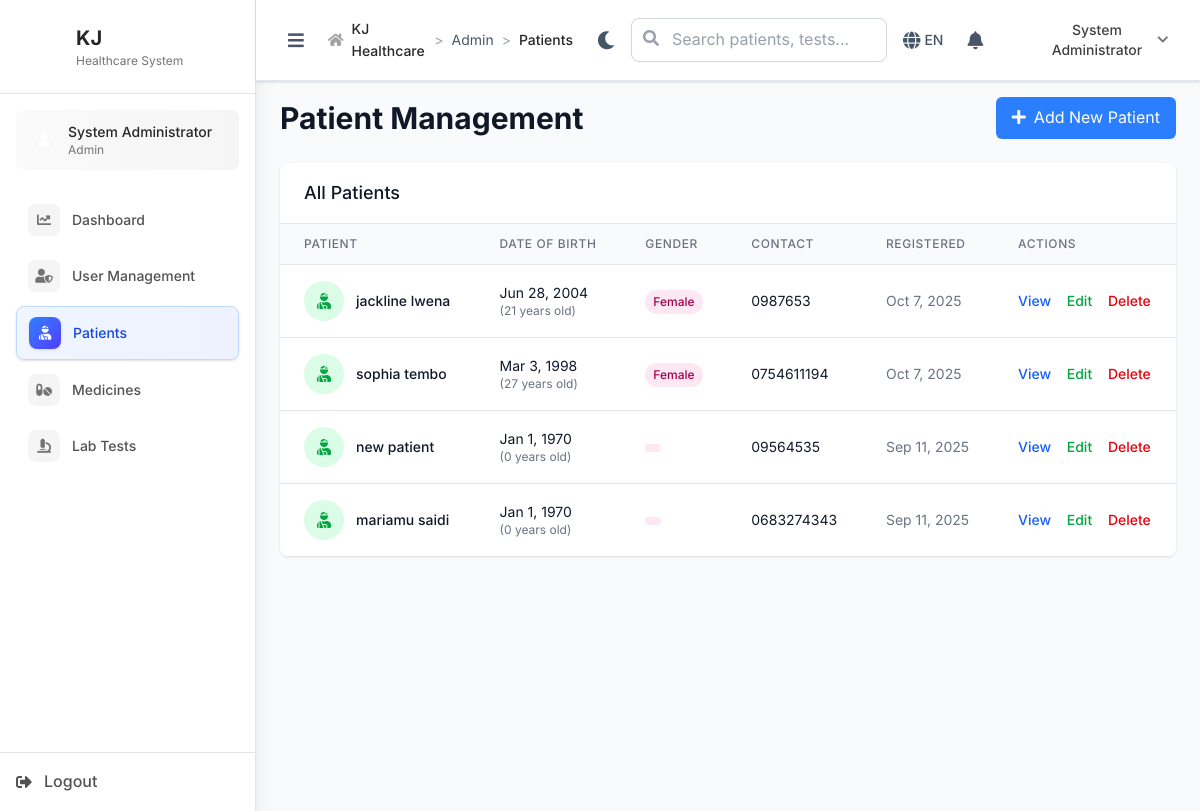
Page /admin/patients (signed in) on the earlier database version.
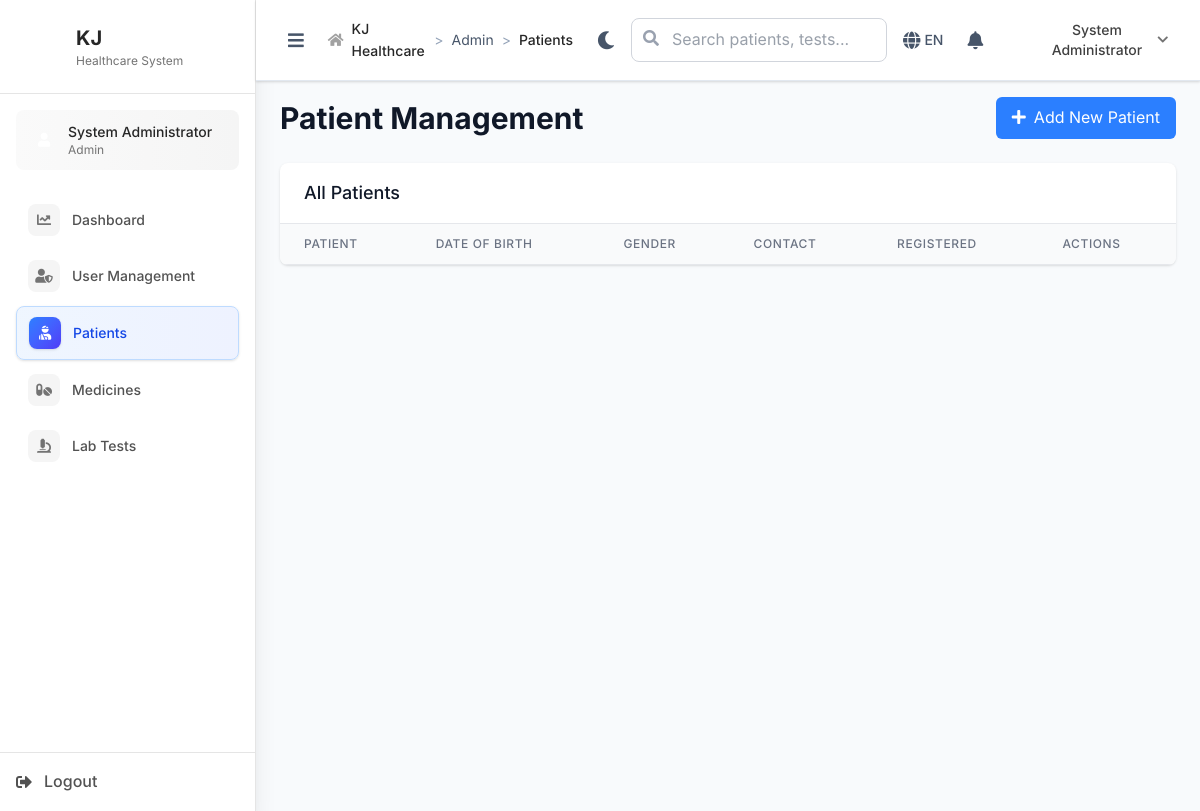
Same page on the later database version.
### tables this page shows
CREATE TABLE `patients` (
  `id` INT(11) NOT NULL AUTO_INCREMENT,
  `registration_number` VARCHAR(20) NOT NULL UNIQUE,
  `first_name` VARCHAR(50) NOT NULL,
  `last_name` VARCHAR(50) NOT NULL,
  `date_of_birth` DATE DEFAULT NULL,
  `gender` ENUM('male','female','other') DEFAULT NULL,
  `phone` VARCHAR(20) DEFAULT NULL,
  `email` VARCHAR(100) DEFAULT NULL,
  `address` TEXT DEFAULT NULL,
  `occupation` VARCHAR(100) DEFAULT NULL,
  `emergency_contact_name` VARCHAR(100) DEFAULT NULL,
  `emergency_contact_phone` VARCHAR(20) DEFAULT NULL,
  `blood_group` VARCHAR(5) DEFAULT NULL COMMENT 'A+, B-, O+, etc',
  `allergies` TEXT DEFAULT NULL COMMENT 'Known allergies',
  `chronic_conditions` TEXT DEFAULT NULL COMMENT 'Diabetes, Hypertension, etc',
  `insurance_company` VARCHAR(100) DEFAULT NULL COMMENT 'Future use',
  `insurance_number` VARCHAR(50) DEFAULT NULL COMMENT 'Future use',
  `created_at` TIMESTAMP NOT NULL DEFAULT CURRENT_TIMESTAMP,
  `updated_at` TIMESTAMP NOT NULL DEFAULT CURRENT_TIMESTAMP ON UPDATE CURRENT_TIMESTAMP,
  PRIMARY KEY (`id`),
  KEY `idx_patients_reg_number` (`registration_number`),
  KEY `idx_patients_phone` (`phone`),
  KEY `idx_patients_name` (`first_name`, `last_name`)
);

### includes/BaseController.php (called while the page is built, shortened)
<?php
class BaseController {
    public function __construct() {
        global $pdo;
        $this->pdo = $pdo;
    }
    protected function render($view, $data = []) {
        extract($data);
        include __DIR__ . "/../views/{$view}.php";
        include __DIR__ . '/../views/layouts/main.php';
    }
}
?>

### controllers/AdminController.php (called while the page is built, shortened)
<?php
require_once __DIR__ . '/../includes/BaseController.php';
class AdminController extends BaseController {
    public function patients() {
        $patients = $this->pdo->query("SELECT id, first_name, last_name, date_of_birth, gender, phone, email, created_at FROM patients ORDER BY created_at DESC")->fetchAll();
        $this->render('admin/patients', [
            'patients' => $patients
        ]);
    }
}
?>

### index.php (called while the page is built, shortened)
<?php
$request = $_SERVER['REQUEST_URI'];
$path = parse_url($request, PHP_URL_PATH);
if (strpos($path, BASE_PATH) === 0) {
    $path = substr($path, strlen(BASE_PATH));
}
$path = ltrim($path, '/');
$segments = explode('/', $path);
$controller = $segments[0] ?? 'auth';
$action = $segments[1] ?? 'login';
try {
    $controllerInstance = new $controllerClass();
    $params = array_slice($segments, 2);
    call_user_func_array([$controllerInstance, $action], $params);
} catch (Throwable $e) {
    Logger::error("Error in controller: " . $e->getMessage(), [
        'controller' => $controller,
        'action' => $action,
        'file' => $e->getFile(),
        'line' => $e->getLine(),
        'trace' => $e->getTraceAsString()
    ]);
    error_log("Error in controller: " . $e->getMessage());
    http_response_code(500);
    echo "Internal server error";
}
?>

### views/admin/patients.php (the view, shortened to what the rows shown need)
<div class="space-y-6">
    <div class="flex items-center justify-between">
        <h1 class="text-3xl font-bold text-gray-900">Patient Management</h1>
    </div>
    <div class="bg-white rounded-lg shadow overflow-hidden">
        <div class="overflow-x-auto">
            <table class="min-w-full divide-y divide-gray-200">
                <thead class="bg-gray-50">
                    <tr>
                        <th class="px-6 py-3 text-left text-xs font-medium text-gray-500 uppercase tracking-wider">Patient</th>
                        <th class="px-6 py-3 text-left text-xs font-medium text-gray-500 uppercase tracking-wider">Date of Birth</th>
                        <th class="px-6 py-3 text-left text-xs font-medium text-gray-500 uppercase tracking-wider">Gender</th>
                        <th class="px-6 py-3 text-left text-xs font-medium text-gray-500 uppercase tracking-wider">Contact</th>
                        <th class="px-6 py-3 text-left text-xs font-medium text-gray-500 uppercase tracking-wider">Registered</th>
                        <th class="px-6 py-3 text-left text-xs font-medium text-gray-500 uppercase tracking-wider">Actions</th>
                    </tr>
                </thead>
                <tbody class="bg-white divide-y divide-gray-200">
                    <?php foreach ($patients as $patient): ?>
                    <tr class="hover:bg-gray-50">
                        <td class="px-6 py-4 whitespace-nowrap">
                            <div class="flex items-center">
                                <div class="w-10 h-10 bg-green-100 rounded-full flex items-center justify-center mr-3">
                                    <i class="fas fa-user-injured text-green-600"></i>
                                </div>
                                <div>
                                    <div class="text-sm font-medium text-gray-900">
                                        <?php echo htmlspecialchars($patient['first_name'] . ' ' . $patient['last_name']); ?>
                                    </div>
                                </div>
                            </div>
                        </td>
                        <td class="px-6 py-4 whitespace-nowrap text-sm text-gray-900">
                            <?php echo date('M j, Y', strtotime($patient['date_of_birth'])); ?>
                            <div class="text-xs text-gray-500">
                                (<?php echo date_diff(date_create($patient['date_of_birth']), date_create('today'))->y; ?> years old)
                            </div>
                        </td>
                        <td class="px-6 py-4 whitespace-nowrap">
                            <span class="inline-flex px-2 py-1 text-xs font-medium rounded-full
                                <?php echo $patient['gender'] === 'male' ? 'bg-blue-100 text-blue-800' : 'bg-pink-100 text-pink-800'; ?>">
                                <?php echo ucfirst($patient['gender']); ?>
                            </span>
                        </td>
                        <td class="px-6 py-4 whitespace-nowrap text-sm text-gray-900">
                            <div><?php echo htmlspecialchars($patient['phone'] ?? 'N/A'); ?></div>
                        </td>
                        <td class="px-6 py-4 whitespace-nowrap text-sm text-gray-500">
                            <?php echo date('M j, Y', strtotime($patient['created_at'])); ?>
                        </td>
                        <td class="px-6 py-4 whitespace-nowrap text-sm font-medium">
                            <a href="#" class="text-blue-600 hover:text-blue-900 mr-3">View</a>
                            <a href="#" class="text-green-600 hover:text-green-900 mr-3">Edit</a>
                            <a href="#" class="text-red-600 hover:text-red-900">Delete</a>
                        </td>
                    </tr>
                    <?php endforeach; ?>
                </tbody>
            </table>
        </div>
    </div>
</div>

Differences in the rows shown:
removed patients: first_name+last_name "jackline lwena", date_of_birth "Jun 28, 2004", date_of_birth "21", gender "Female", phone "0987653", created_at "Oct 7, 2025"
removed patients: first_name+last_name "sophia tembo", date_of_birth "Mar 3, 1998", date_of_birth "27", gender "Female", phone "0754611194", created_at "Oct 7, 2025"
removed patients: first_name+last_name "new patient", date_of_birth "Jan 1, 1970", date_of_birth "0", phone "09564535", created_at "Sep 11, 2025"
removed patients: first_name+last_name "mariamu saidi", date_of_birth "Jan 1, 1970", date_of_birth "0", phone "0683274343", created_at "Sep 11, 2025"
